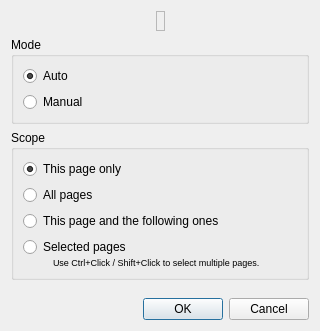
<?xml version="1.0" encoding="UTF-8"?>
<ui version="4.0">
 <class>PageSplitModeDialog</class>
 <widget class="QDialog" name="PageSplitModeDialog">
  <property name="windowModality">
   <enum>Qt::WindowModal</enum>
  </property>
  <property name="geometry">
   <rect>
    <x>0</x>
    <y>0</y>
    <width>320</width>
    <height>331</height>
   </rect>
  </property>
  <property name="windowTitle">
   <string>Split Pages</string>
  </property>
  <layout class="QVBoxLayout" name="verticalLayout_3">
   <item>
    <layout class="QHBoxLayout" name="horizontalLayout">
     <item>
      <spacer>
       <property name="orientation">
        <enum>Qt::Horizontal</enum>
       </property>
       <property name="sizeHint" stdset="0">
        <size>
         <width>40</width>
         <height>20</height>
        </size>
       </property>
      </spacer>
     </item>
     <item>
      <widget class="QLabel" name="layoutTypeLabel">
       <property name="frameShape">
        <enum>QFrame::StyledPanel</enum>
       </property>
       <property name="pixmap">
        <pixmap resource="../../../app/resources/resources.qrc">:/icons/layout_type_auto.png</pixmap>
       </property>
      </widget>
     </item>
     <item>
      <spacer>
       <property name="orientation">
        <enum>Qt::Horizontal</enum>
       </property>
       <property name="sizeHint" stdset="0">
        <size>
         <width>40</width>
         <height>20</height>
        </size>
       </property>
      </spacer>
     </item>
    </layout>
   </item>
   <item>
    <widget class="QGroupBox" name="groupBox">
     <property name="title">
      <string>Mode</string>
     </property>
     <layout class="QVBoxLayout">
      <item>
       <widget class="QRadioButton" name="modeAuto">
        <property name="text">
         <string>Auto</string>
        </property>
        <property name="checked">
         <bool>true</bool>
        </property>
       </widget>
      </item>
      <item>
       <widget class="QRadioButton" name="modeManual">
        <property name="text">
         <string>Manual</string>
        </property>
       </widget>
      </item>
     </layout>
    </widget>
   </item>
   <item>
    <widget class="QGroupBox" name="groupBox_2">
     <property name="title">
      <string>Scope</string>
     </property>
     <layout class="QVBoxLayout" name="verticalLayout_2">
      <item>
       <widget class="QRadioButton" name="thisPageRB">
        <property name="text">
         <string>This page only</string>
        </property>
        <property name="checked">
         <bool>true</bool>
        </property>
       </widget>
      </item>
      <item>
       <widget class="QRadioButton" name="allPagesRB">
        <property name="text">
         <string>All pages</string>
        </property>
       </widget>
      </item>
      <item>
       <widget class="QRadioButton" name="thisPageAndFollowersRB">
        <property name="text">
         <string>This page and the following ones</string>
        </property>
       </widget>
      </item>
      <item>
       <widget class="QWidget" name="selectedPagesWidget" native="true">
        <layout class="QVBoxLayout" name="verticalLayout">
         <property name="spacing">
          <number>0</number>
         </property>
         <property name="margin">
          <number>0</number>
         </property>
         <item>
          <widget class="QRadioButton" name="selectedPagesRB">
           <property name="text">
            <string>Selected pages</string>
           </property>
          </widget>
         </item>
         <item>
          <layout class="QHBoxLayout" name="horizontalLayout_2">
           <property name="spacing">
            <number>0</number>
           </property>
           <item>
            <spacer name="horizontalSpacer_5">
             <property name="orientation">
              <enum>Qt::Horizontal</enum>
             </property>
             <property name="sizeType">
              <enum>QSizePolicy::Fixed</enum>
             </property>
             <property name="sizeHint" stdset="0">
              <size>
               <width>30</width>
               <height>0</height>
              </size>
             </property>
            </spacer>
           </item>
           <item>
            <widget class="QLabel" name="selectedPagesHint">
             <property name="font">
              <font>
               <pointsize>7</pointsize>
              </font>
             </property>
             <property name="text">
              <string>Use Ctrl+Click / Shift+Click to select multiple pages.</string>
             </property>
            </widget>
           </item>
          </layout>
         </item>
        </layout>
       </widget>
      </item>
     </layout>
    </widget>
   </item>
   <item>
    <spacer>
     <property name="orientation">
      <enum>Qt::Vertical</enum>
     </property>
     <property name="sizeHint" stdset="0">
      <size>
       <width>20</width>
       <height>0</height>
      </size>
     </property>
    </spacer>
   </item>
   <item>
    <widget class="QDialogButtonBox" name="buttonBox">
     <property name="orientation">
      <enum>Qt::Horizontal</enum>
     </property>
     <property name="standardButtons">
      <set>QDialogButtonBox::Cancel|QDialogButtonBox::Ok</set>
     </property>
    </widget>
   </item>
  </layout>
 </widget>
 <resources>
  <include location="../../../app/resources/resources.qrc"/>
  <include location="../../../app/resources/resources.qrc"/>
 </resources>
 <connections>
  <connection>
   <sender>buttonBox</sender>
   <signal>rejected()</signal>
   <receiver>PageSplitModeDialog</receiver>
   <slot>reject()</slot>
   <hints>
    <hint type="sourcelabel">
     <x>316</x>
     <y>260</y>
    </hint>
    <hint type="destinationlabel">
     <x>286</x>
     <y>274</y>
    </hint>
   </hints>
  </connection>
 </connections>
</ui>
